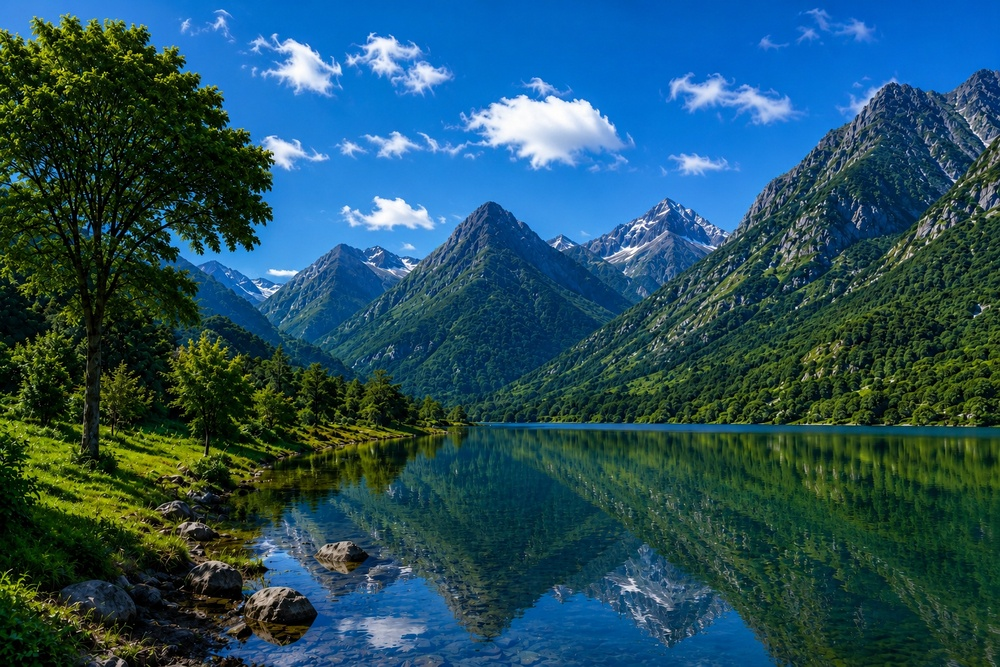
#> input picture EXP_12/input.jpg, 1000 x 667 px, shrunk from 1536 x 1024 before the run
$ python 270.py
#> lines starting #> are read from the running program, lines starting #| are printed output that depends on the picture
import cv2
import numpy as np

# Read the image
image = cv2.imread("input.jpg")
#> image is the input picture: shape (667, 1000, 3); mean B, G, R 94.8, 79.5, 36

if image is None:
    print("Error: Image not found!")
    exit()

# Rotate image 270 degrees clockwise (or 90 degrees counterclockwise)
rotated = cv2.rotate(image, cv2.ROTATE_90_COUNTERCLOCKWISE)
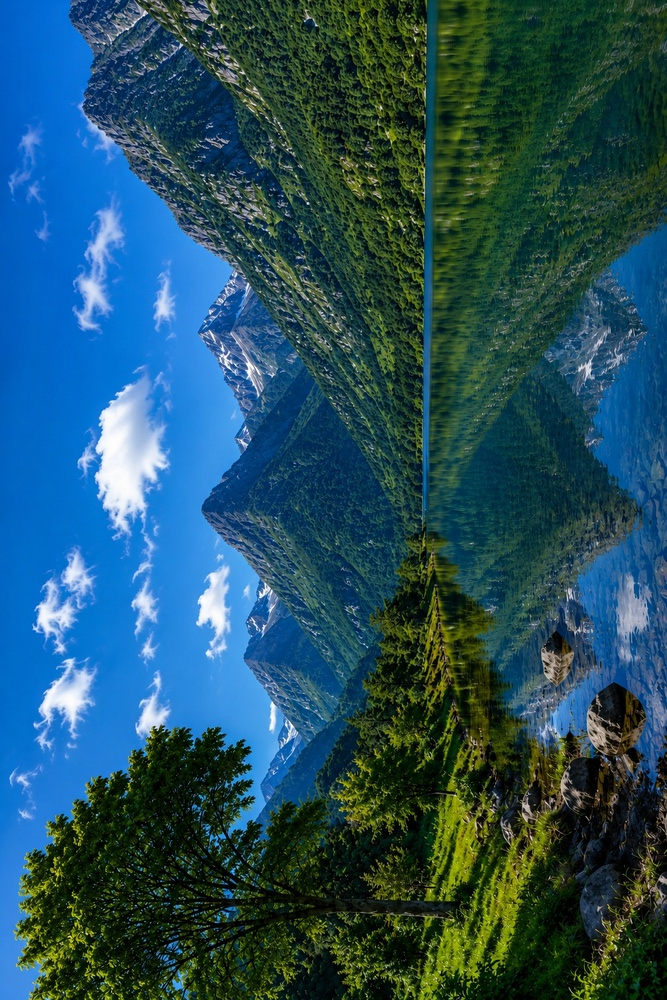
#> rotated: shape (1000, 667, 3); mean B, G, R 94.8, 79.5, 36

# Save the output image
cv2.imwrite("rotated_image.jpg", rotated)

# Display images
cv2.imshow("Original Image", image)
cv2.imshow("Rotated Image (270° Clockwise)", rotated)

cv2.waitKey(0)
cv2.destroyAllWindows()
